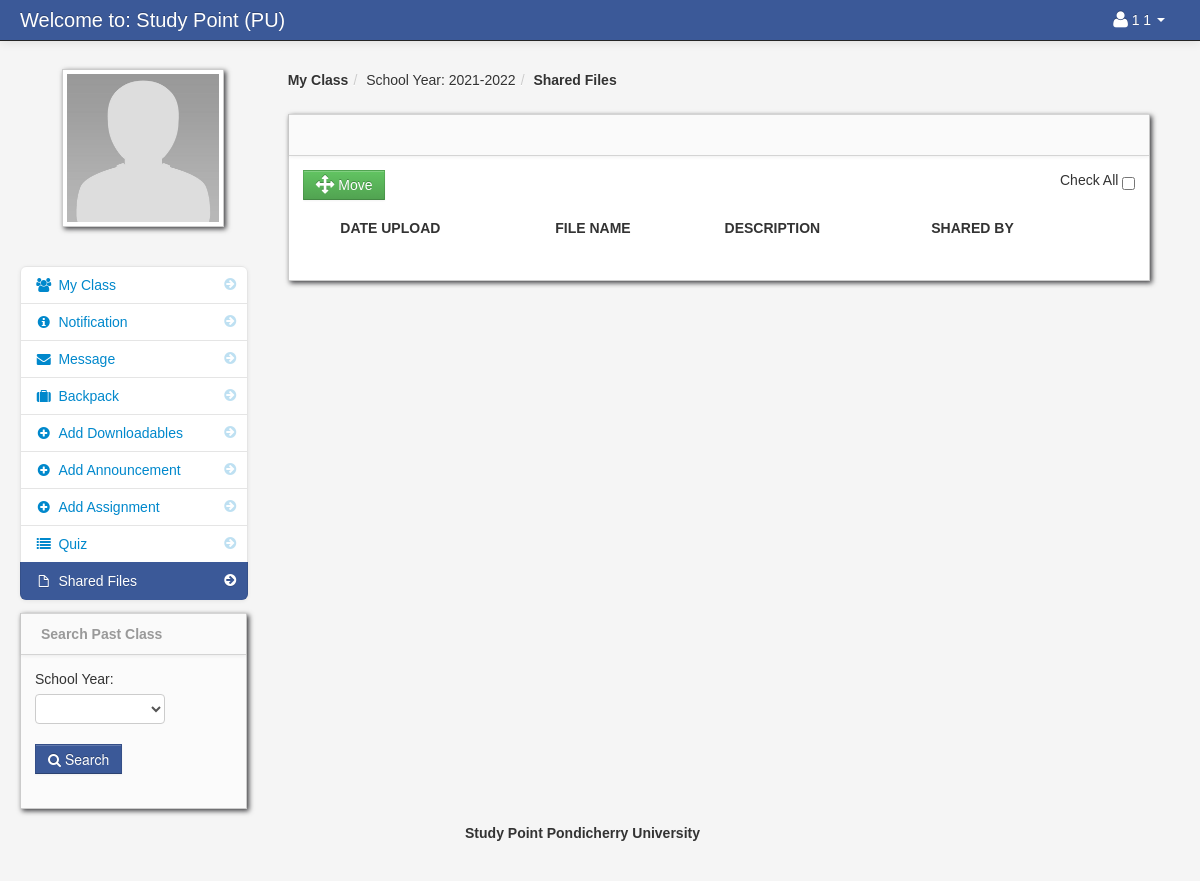
/teacher_share.php (signed in), run on the app's committed database.
### tables this page shows
CREATE TABLE `teacher` (
  `teacher_id` int(11) NOT NULL,
  `username` varchar(100) NOT NULL,
  `password` varchar(200) NOT NULL,
  `firstname` varchar(100) NOT NULL,
  `lastname` varchar(100) NOT NULL,
  `department_id` int(11) NOT NULL,
  `location` varchar(200) NOT NULL,
  `about` varchar(500) NOT NULL,
  `teacher_status` varchar(20) NOT NULL,
  `teacher_stat` varchar(100) NOT NULL
);

CREATE TABLE `school_year` (
  `school_year_id` int(11) NOT NULL,
  `school_year` varchar(100) NOT NULL
);

### session.php (called while the page is built, shortened)
<?php
$session_id=$_SESSION['id'];
?>

### teacher_share.php (shortened to what this page needs)
<?php include('header_dashboard.php'); ?>
<?php include('session.php'); ?>
<body>
		<?php include('navbar_teacher.php'); ?>
        <div class="container-fluid">
            <div class="row-fluid">
				<?php include('share_sidebar_teacher.php'); ?>
                <div class="span9" id="content">
                     <div class="row-fluid">
									<ul class="breadcrumb">
										<?php
										$school_year_query = mysqli_query($conn,"select * from school_year order by school_year DESC")or die(mysqli_error());
										$school_year_query_row = mysqli_fetch_array($school_year_query);
										?>
											<li><a href="#"><b>My Class</b></a><span class="divider">/</span></li>
										<li><a href="#">School Year: <?php echo $school_year_query_row['school_year']; ?></a><span class="divider">/</span></li>
										<li><a href="#"><b>Shared Files</b></a></li>
									</ul>
                        <div id="block_bg" class="block">
                            <div class="navbar navbar-inner block-header">
                            </div>
                            <div class="block-content collapse in">
                                <div class="span12">
									<div class="pull-right">
												Check All <input type="checkbox"  name="selectAll" id="checkAll" />
									</div>
									<form action="delete_shared.php" method="post">
  									<table cellpadding="0" cellspacing="0" border="0" class="table" id="">
								<a data-toggle="modal" href="#backup_delete" id="delete"  class="btn btn-success" name=""><i class="icon-move icon-large"></i> Move</a>
										<thead>
										        <tr>
												<th></th>
												<th>Date Upload</th>
												<th>File Name</th>
												<th>Description</th>
												<th>Shared By</th>
												<th></th>
												</tr>
										</thead>
									</table>
									</form>
                                </div>
                            </div>
                        </div>
                    </div>
                </div>
            </div>
		<?php include('footer.php'); ?>
        </div>
		<?php include('script.php'); ?>
    </body>
</html>

### navbar_teacher.php (shortened to what this page needs)
	<div class="navbar navbar-fixed-top navbar-inverse">
           <div class="navbar-inner">
               <div class="container-fluid">
                   <a class="brand" href="#">Welcome to: Study Point (PU)</a>
							<div class="nav-collapse collapse">
								<ul class="nav pull-right">
												<?php $query= mysqli_query($conn,"select * from teacher where teacher_id = '$session_id'")or die(mysqli_error());
														$row = mysqli_fetch_array($query);
												?>
												<li class="dropdown">
													<a href="#" role="button" class="dropdown-toggle" data-toggle="dropdown"> <i class="icon-user icon-large"></i><?php echo isset ($row["firstname"])." ".isset ($row["lastname"]);  ?> <i class="caret"></i></a>
												</li>
								</ul>
							</div>
               </div>
           </div>
</div>

### share_sidebar_teacher.php (shortened to what this page needs)
<div class="span3" id="sidebar">
	<img id="avatar" class="img-polaroid" src="admin/<?php echo $row['location']; ?>">
	<ul class="nav nav-list bs-docs-sidenav nav-collapse collapse">
		<li class=""><a href="dasboard_teacher.php"><i class="icon-chevron-right"></i><i class="icon-group"></i>&nbsp;My Class</a></li>
		<li class=""><a href="notification_teacher.php"><i class="icon-chevron-right"></i><i class="icon-info-sign"></i>&nbsp;Notification
		</a></li>
		<li class=""><a href="teacher_message.php"><i class="icon-chevron-right"></i><i class="icon-envelope-alt"></i>&nbsp;Message</a></li>
		<li class=""><a href="teacher_backack.php"><i class="icon-chevron-right"></i><i class="icon-suitcase"></i>&nbsp;Backpack</a></li>
		<li class=""><a href="add_downloadable.php"><i class="icon-chevron-right"></i><i class="icon-plus-sign"></i>&nbsp;Add Downloadables</a></li>
		<li class=""><a href="add_announcement.php"><i class="icon-chevron-right"></i><i class="icon-plus-sign"></i>&nbsp;Add Announcement</a></li>
		<li class=""><a href="add_assignment.php"><i class="icon-chevron-right"></i><i class="icon-plus-sign"></i>&nbsp;Add Assignment</a></li>
		<li class=""><a href="teacher_quiz.php"><i class="icon-chevron-right"></i><i class="icon-list"></i>&nbsp;Quiz</a></li>
		<li class="active"><a href="teacher_share.php"><i class="icon-chevron-right"></i><i class="icon-file"></i>&nbsp;Shared Files</a></li>
	</ul>
	<?php include('search_other_class.php'); ?>
</div>

### admin/assets/styles.css (style rules this page uses)
body { padding-top: 60px; padding-bottom: 40px; background-color: #f5f5f5; }
#content { margin-left:0px; }
.breadcrumb { margin: 0 0 0px; padding: 10px 0px; background-color: transparent; }
.block { background: url("../images/pixel-60fff.png") repeat scroll 0 0 rgba(0, 0, 0, 0) !important; border: 1px solid #ccc; background: white; margin: 1em 0em; border-top: none; -webkit-box-shadow: 2px 2px 5px rgba(0, 0, 6, 0.75); -moz-box-shadow: 2px 2px 5px rgba(0, 0, 6, 0.75); box-shadow: 2px 2px 5px rgba(0, 0, 6, 0.75); }
.block-content { margin: 1em; min-height: .25em; }
.block-header { margin-bottom: 0px; border-right: none; border-left: none; -webkit-border-radius: 0px; -moz-border-radius: 0px; border-radius: 0px; }
.bs-docs-sidenav { max-width: 228px; margin: 30px 0 0; padding: 0; background-color: #fff; -webkit-border-radius: 6px; -moz-border-radius: 6px; border-radius: 6px; -webkit-box-shadow: 0 1px 4px rgba(0,0,0,.065); -moz-box-shadow: 0 1px 4px rgba(0,0,0,.065); box-shadow: 0 1px 4px rgba(0,0,0,.065); }
.bs-docs-sidenav > li > a { display: block; width: 190px \9; margin: 0 0 -1px; padding: 8px 14px; border: 1px solid #e5e5e5; }
.bs-docs-sidenav > li:first-child > a { -webkit-border-radius: 6px 6px 0 0; -moz-border-radius: 6px 6px 0 0; border-radius: 6px 6px 0 0; }
.bs-docs-sidenav > li:last-child > a { -webkit-border-radius: 0 0 6px 6px; -moz-border-radius: 0 0 6px 6px; border-radius: 0 0 6px 6px; }
.bs-docs-sidenav > .active > a { position: relative; z-index: 2; padding: 9px 15px; border: 0; text-shadow: 0 1px 0 rgba(0,0,0,.15); -webkit-box-shadow: inset 1px 0 0 rgba(0,0,0,.1), inset -1px 0 0 rgba(0,0,0,.1); -moz-box-shadow: inset 1px 0 0 rgba(0,0,0,.1), inset -1px 0 0 rgba(0,0,0,.1); box-shadow: inset 1px 0 0 rgba(0,0,0,.1), inset -1px 0 0 rgba(0,0,0,.1); }
.bs-docs-sidenav .icon-chevron-right { float: right; margin-top: 2px; margin-right: -6px; opacity: .25; }
.bs-docs-sidenav .active .icon-chevron-right, .bs-docs-sidenav .active a:hover .icon-chevron-right { opacity: 1; }

### data on the page
teacher: firstname "1", lastname "1", location (placeholder picture)
school_year: school_year "2021-2022"
